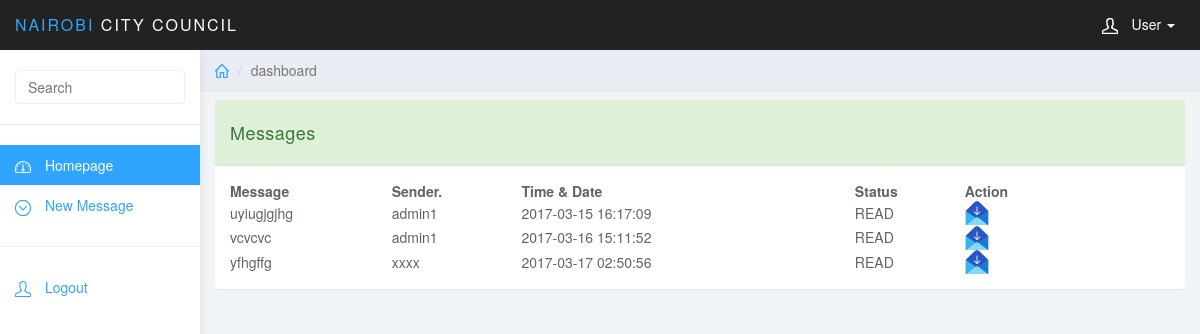
Page /login/user/allmessage.php (signed in) on the earlier database version.
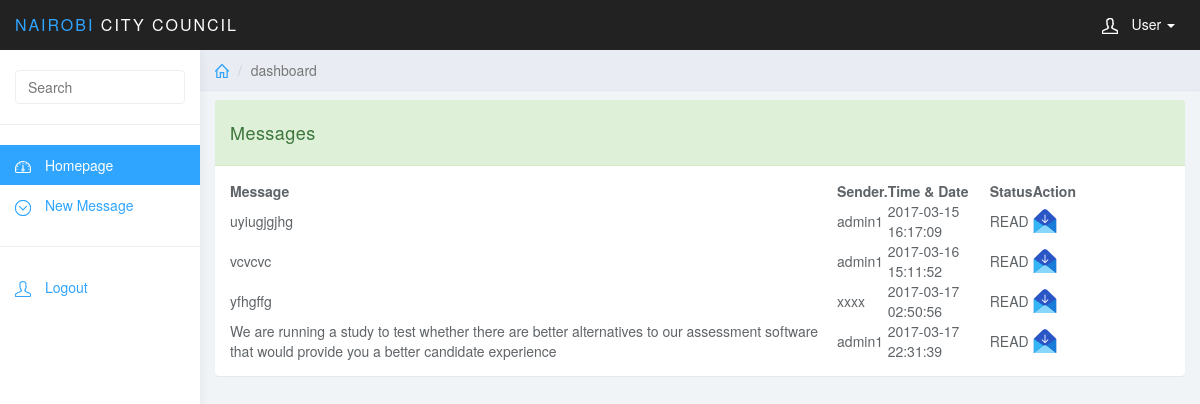
Same page on the later database version.
### tables this page shows
CREATE TABLE `messages_table` (
  `message_id` int(11) NOT NULL,
  `message_details` varchar(200) NOT NULL,
  `message_recipient` varchar(20) NOT NULL,
  `message_sender` varchar(20) NOT NULL,
  `message_status` varchar(20) NOT NULL,
  `message_time` datetime NOT NULL
);

### login/user/allmessage.php (the view, shortened to what this page needs)
<?php
$username=$_SESSION['login_username'];
?>
<!DOCTYPE html>
<html>
<head>
<link href="../css/bootstrap.min.css" rel="stylesheet">
<link href="../css/datepicker3.css" rel="stylesheet">
<link href="../css/styles.css" rel="stylesheet">
</head>
<body>
	<nav class="navbar navbar-inverse navbar-fixed-top" role="navigation">
		<div class="container-fluid">
			<div class="navbar-header">
				<a class="navbar-brand" href="#"><span>Nairobi </span>City Council</a>
				<ul class="user-menu">
					<li class="dropdown pull-right">
						<a href="#" class="dropdown-toggle" data-toggle="dropdown"><svg class="glyph stroked male-user"><use xlink:href="#stroked-male-user"></use></svg> User <span class="caret"></span></a>
					</li>
				</ul>
			</div>
		</div>
	</nav>
	<div id="sidebar-collapse" class="col-sm-3 col-lg-2 sidebar">
		<form role="search">
			<div class="form-group">
				<input type="text" class="form-control" placeholder="Search">
			</div>
		</form>
		<ul class="nav menu">
			<li class="active"><a href="index.php"><svg class="glyph stroked dashboard-dial"><use xlink:href="#stroked-dashboard-dial"></use></svg> Homepage</a></li>
			<li class="parent">
				<a href="nemsg.php">
					<span data-toggle="collapse" href="#sub-item-2"><svg class="glyph stroked chevron-down"><use xlink:href="#stroked-chevron-down"></use></svg></span> New Message
				</a>
			</li>
			<li role="presentation" class="divider"></li>
			<li><a href="../logout.php"><svg class="glyph stroked male-user"><use xlink:href="#stroked-male-user"></use></svg> Logout</a></li>
		</ul>
	</div>
	<div class="col-sm-9 col-sm-offset-3 col-lg-10 col-lg-offset-2 main">
		<div class="row">
			<ol class="breadcrumb">
				<li><a href="#"><svg class="glyph stroked home"><use xlink:href="#stroked-home"></use></svg></a></li>
				<li class="active">dashboard</li>
			</ol>
		</div>
        <div class="row">
			<div class="col-lg-12">
			</div>
		</div>
        <div class="col-md-13">
				<div class="panel panel-success">
					<div class="panel-heading">
						Messages
					</div>
					<div class="panel-body">
						<?php
			include("..connection/connector.php");
			$query="SELECT * FROM  messages_table WHERE message_recipient ='$username'";
			$resource=mysql_query($query,$conn);
			echo "
		<table align=\"\" border=\"0\" width=\"90%\">
		<tr>
		<td><b>Message</b></td> <td><b>Sender.</b></td></td><td><b>Time & Date</b></td><td><b>Status</b></td><td><b>Action</b></td></tr> ";
			while($result=mysql_fetch_array($resource))
			{
				echo "<tr><td>".$result[1]."</td><td>".$result[3]."</td><td>".$result[5]."</td><td>".$result[4]."</td><td>
	<a href=\"reader.php?mesid=".$result[0]."\"><img border=\"0\" src=\"../images/read.png\"/></a>
	</td></tr>";
			} echo "</table>";
			?>
					</div>
				</div>
			</div>
	</div>
</body>
</html>

Differences in the rows shown:
added messages_table: message_details "We are running a study to test whether there are better alternatives to our assessment software that would provide you a better candidate experience", message_sender "admin1", message_time "2017-03-17 22:31:39", message_status "READ"
